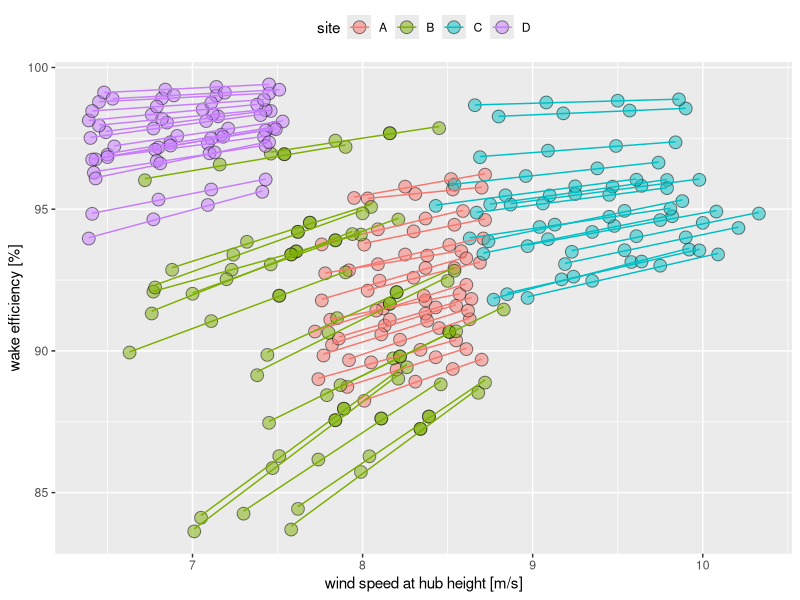
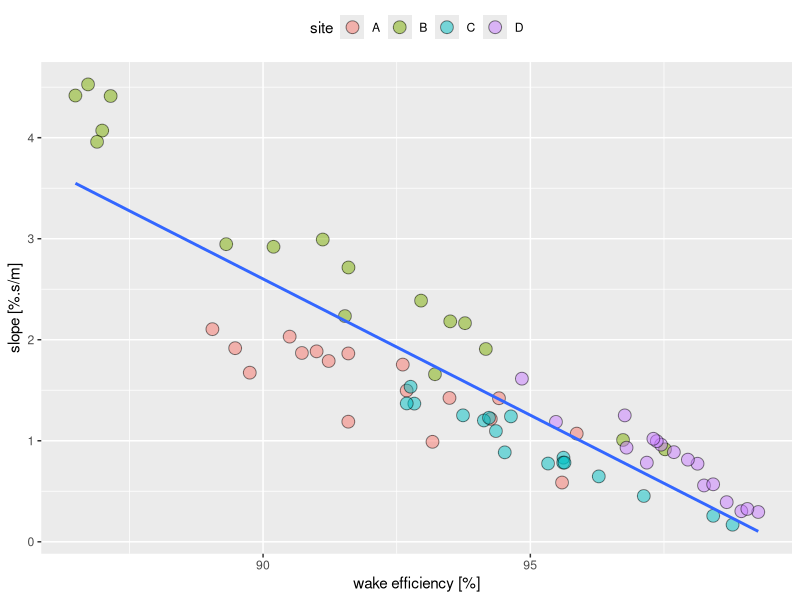
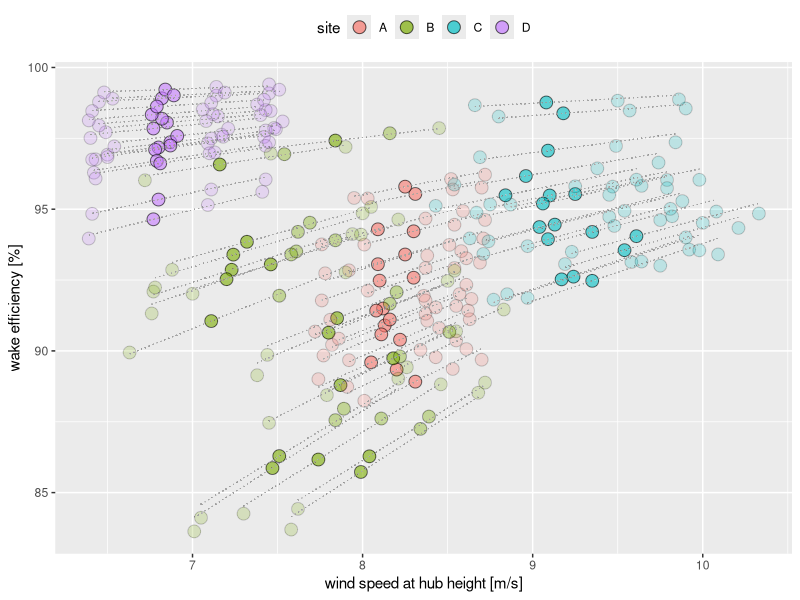
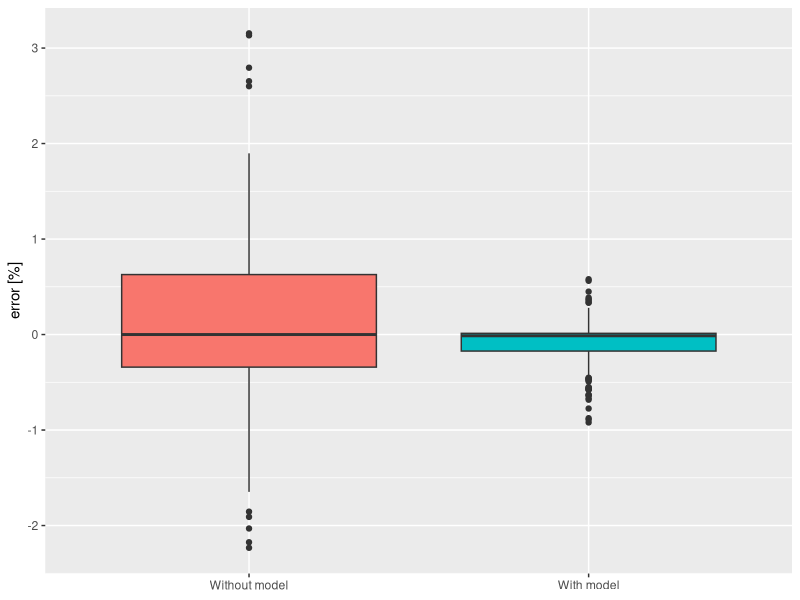
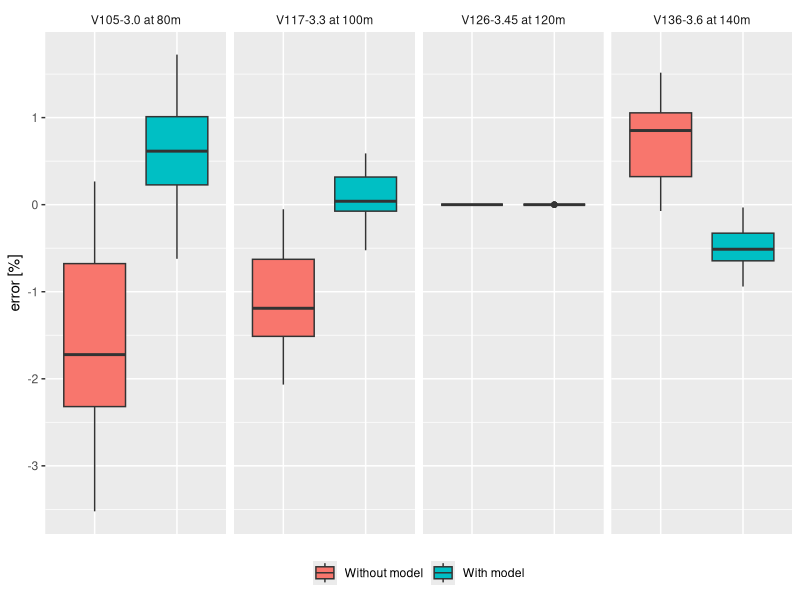
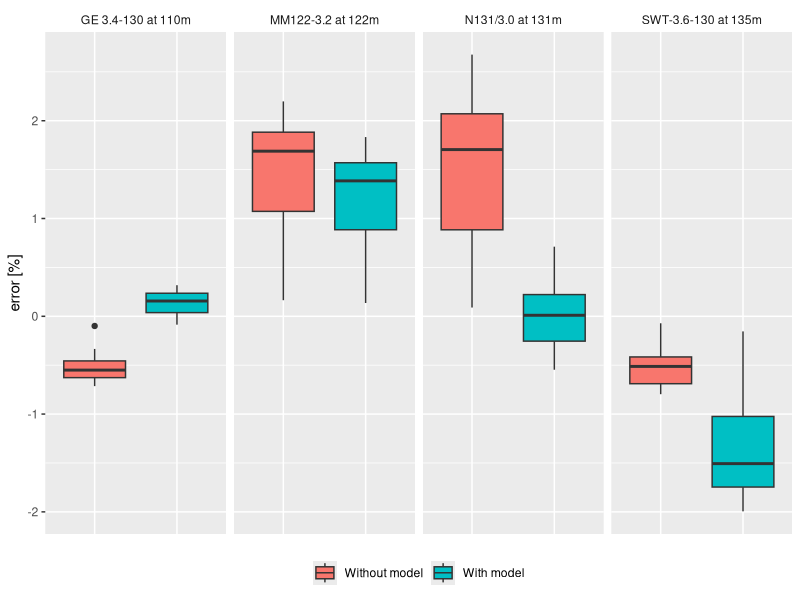
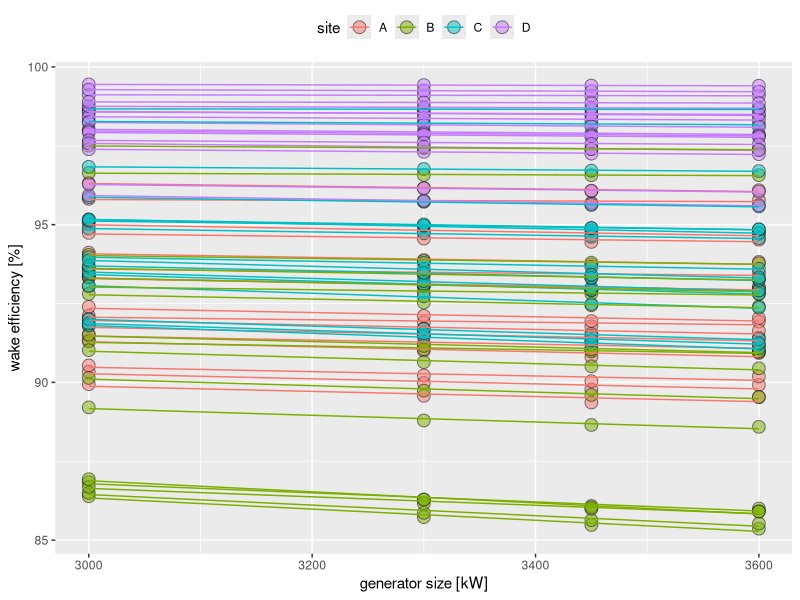
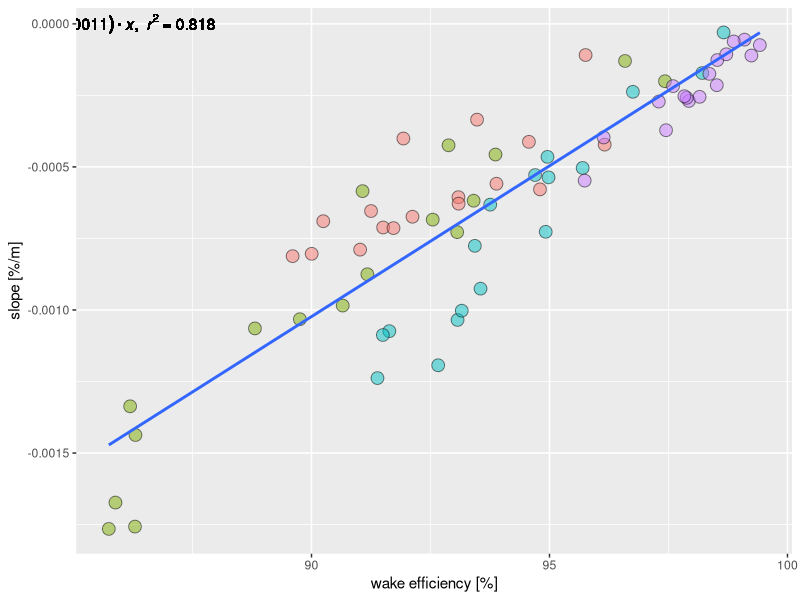

Recreate these plots in R, in order.
## ---- chunk 1
#codetools needed to publish
library(codetools)
knitr::opts_chunk$set(echo = FALSE)
## ---- chunk 2

library(ggplot2)
library(data.table)


coef_directeur <- function(label_, y){   
      # variable names could not be passed into lm(x~y), that is the reason of coef_directeur function. 
      
      if ( y == "wind_speed"){
            lm(efficiency ~ wind_speed, data =  sub_selection_h[label == label_])$coef[2]
      }else if( y == "hub_height"){ 
            lm(efficiency ~ hub_height, data = sub_selection_h[label == label_])$coef[2]
      }else if( y == "rotor"){
            lm(efficiency ~ rotor, data = sub_selection_r[label == label_])$coef[2]
      }else if( y == "generator"){
            lm(efficiency ~ generator, data = sub_selection_g[label == label_])$coef[2]
      }
}


lm_eqn <- function(df){
      # creation of the character string containing slope, offset and r2
      # called in plot function to display ?ine equation on the plot
      m <- lm(y ~ x, df)
      
      eq <- substitute(italic(y) == a + b %.% italic(x)*","~~italic(r)^2~"="~r2, 
                       list(a = format(coef(m)[1], digits = 2), 
                            b = format(coef(m)[2], digits = 2), 
                            r2 = format(summary(m)$r.squared, digits = 3)))
      
      as.character(as.expression(eq))
}


multiplot <- function(..., plotlist=NULL, file, cols=1, layout=NULL) {
      require(grid)
      
      # Make a list from the ... arguments and plotlist
      plots <- c(list(...), plotlist)
      
      numPlots = length(plots)
      
      # If layout is NULL, then use 'cols' to determine layout
      if (is.null(layout)) {
            # Make the panel
            # ncol: Number of columns of plots
            # nrow: Number of rows needed, calculated from # of cols
            layout <- matrix(seq(1, cols * ceiling(numPlots/cols)),
                             ncol = cols, nrow = ceiling(numPlots/cols))
      }
      
      if (numPlots==1) {
            print(plots[[1]])
            
      } else {
            # Set up the page
            grid.newpage()
            pushViewport(viewport(layout = grid.layout(nrow(layout), ncol(layout))))
            
            # Make each plot, in the correct location
            for (i in 1:numPlots) {
                  # Get the i,j matrix positions of the regions that contain this subplot
                  matchidx <- as.data.frame(which(layout == i, arr.ind = TRUE))
                  
                  print(plots[[i]], vp = viewport(layout.pos.row = matchidx$row,
                                                  layout.pos.col = matchidx$col))
            }
      }
}

mdl_1 <- function(x,a,x1,y1){
    # set up "A" is the same sign than "a"
      A = a*(100-y1)   
      b = y1 - A*x1
      A*x+b
}

## ---- chunk 3


wake <- read.csv("wake_input.csv")
wake <- data.table(wake)

wake2 <- wake[,.(Site, 
                 Row.data.Description,
                 Manufact., 
                 Type.generator, 
                 Power..rated, 
                 Rotor.diameter, 
                 Hub.height,
                 Result,
                 Efficiency, 
                 Free.mean.wind.speed,
                 k..Sum.)]

names(wake2) <- c("site",
                  "label",
                  "manufacturer", 
                  "turbine", 
                  "generator", 
                  "rotor", 
                  "hub_height",
                  "AEP",
                  "efficiency", 
                  "wind_speed", 
                  "k" )

wake2$generator <- as.numeric(gsub(",","", wake2$generator))
wake2$AEP <- as.numeric(gsub(",","", wake2$AEP))


# for summary presentation, change some column into factor
parsed_data <- wake2[,.(site,label,efficiency,rotor,generator,hub_height,wind_speed)]
parsed_data[,rotor := as.factor(rotor)]
parsed_data[,generator := as.factor(generator)]
parsed_data[,hub_height := as.factor(hub_height)]

## ---- chunk 4
parsed_data

## ---- chunk 5
summary(parsed_data[,.(site,efficiency,rotor,generator,hub_height,wind_speed)])

## ---- chunk 6
# --- Reference table -------------------------------------------------------------------------------
# refence table used to point the refence configuration (hub Height, generator, tower) for each site.

      reference <- data.table(site = character(length(unique(wake2$site))),     #initialisation. Better if the data.table memory size allocated from the begin 
                              rotor = numeric(length(unique(wake2$site))), 
                              generator = numeric(length(unique(wake2$site))),
                              hub_height = numeric(length(unique(wake2$site))))
      reference[,site := unique(wake2$site)]
      
      for(j in unique(wake2$site)){
      
            reference[site == j, 
                      hub_height := as.numeric(names(sort(table(wake2[site == j, hub_height]),
                                                          decreasing=TRUE)[1])) ]
            reference[site == j, 
                      rotor := as.numeric(names(sort(table(wake2[site == j, rotor]),
                                                     decreasing=TRUE)[1]))  ]
            reference[site == j, 
                      generator := as.numeric(names(sort(table(wake2[site == j, generator]),
                                                         decreasing=TRUE)[1]))  ]
      
      } 


## ---- chunk 7
reference

## ---- chunk 8
 #  --- Plot 1: efficiency versus 4 parameters ---------------------------------------------------------------------------------------------------------------------
      # 4 parameters are hub_height (tag h), wind speed (tag v), generator size (tag g) and rotor size (tag r).

      # --- sub plots efficiency versus hub height and wind speed

      sub_selection_h <- NULL
      for(j in unique(wake2$site)){
            
            sub_selection_h <- rbind(sub_selection_h, 
                                     wake2[ site == j & 
                                            rotor == reference[site == j, rotor] &
                                            generator == reference[site == j, generator]
                                            ])
      } 
      
      h <- ggplot(sub_selection_h, aes(x = hub_height, y = efficiency, group = factor(label))) +
            theme(legend.position="top") +
            xlab("hub height [m]") +
            ylab("wake efficiency [%]")
      
      h1 <- h + 
            geom_point(size = 4, pch = 21, aes(fill = site), alpha = .5) +
            geom_smooth(method="lm", se = FALSE, size = 0.5, aes(colour = site))
      
      v <- ggplot(sub_selection_h, aes(x = wind_speed, y = efficiency, group = factor(label))) +
            theme(legend.position="top") +
            xlab("wind speed at hub height [m/s]") +
            ylab("wake efficiency [%]")
      
      v1 <- v + 
            geom_point(size = 4, pch = 21, aes(fill = site), alpha = .5) +
            geom_smooth(method="lm",size = 0.5,alpha = .2, se = FALSE, aes(colour = site))

      
      # --- sub plot efficiency versus generator size
      sub_selection_g <- NULL
      for(j in unique(wake2$site)){
            
            sub_selection_g <- rbind(sub_selection_g, 
                                     wake2[ site == j & 
                                            rotor == reference [site == j, rotor] &
                                            hub_height == reference [site == j, hub_height]])
            
      } 
      
      g <- ggplot(sub_selection_g, aes(x = generator, y = efficiency, group = factor(label))) +
            theme(legend.position="top")+
            xlab("generator size [kW]")+
            ylab("wake efficiency [%]")
      
      g1 <- g + 
            geom_point(size = 4, pch = 21, aes(fill = site), alpha = .5) +
            geom_smooth(method="lm", se = FALSE, size = 0.5, aes(colour = site), alpha = .2)
      
      
      # --- sub plot efficiency versus rotor size 
      sub_selection_r <- NULL
      for(j in unique(wake2$site)){
            
            sub_selection_r <- rbind(sub_selection_r, 
                                     wake2[ site == j & 
                                            generator == reference [site == j, generator] &
                                            hub_height == reference [site == j, hub_height]
                                            ])
      } 
      
      r <- ggplot(sub_selection_r, aes(x = rotor, y = efficiency, group = factor(label))) + 
            theme(legend.position="top")+
            xlab("rotor size [m]")+
            ylab("wake efficiency [%]")
      
      r1 <- r + 
            geom_point(size = 4, pch = 21, aes(fill = site), alpha = .5) +
            geom_smooth(method="lm", se = FALSE, size = 0.5, aes(colour = site))

## ---- chunk 9
# ---Model 1 -------------------------------------------------------------------------------------------------------------
      # construction of model for each parameters:
      # efficiency ~ wind speed | hub_height | rotor | generator
      # it assumes a linera relationship (y = a*x + b). for each parameters we need to find a and b
      # On top of this the slope depend on the efficiency itself ( a = (100-y)*A )

      
# --- wind speed
      average_efficiency <- sub_selection_h[,mean(efficiency), by = label]
      slope <- sub_selection_h[,.(unique(site),coef_directeur(label, y = "wind_speed")),by = label]
      
      df <- data.frame(slope,average_efficiency[,V1])
      names(df) <- c("label","site","y","x")
      
      # plot of the slope A (efficiency ~ wind speed) 
      vs <- ggplot(df, aes(x,y))
      vs <- vs + geom_point(size = 4, pch = 21, aes(fill = site), alpha = .5) +
            geom_smooth(method="lm", se = FALSE, size = 1) +
            geom_text(x = 92.5, y = 5, label = lm_eqn(df), parse = TRUE) +
            xlab("wake efficiency [%]") +
            ylab("slope [%.s/m]") +
            theme(legend.position="top")
      
      slope_vs <- abs(summary(lm( y ~ x , data = df))$coef[2])*sign(median(df$y)) #Same sign than the original slope 
      offset_vs <- summary(lm( y ~ x , data = df))$coef[1]
      corel_vs <- summary(lm( y ~ x , data = df))$r.squared
      
      # add fitted lines (deducted by the model mdl_1) to the "v" plot
      v2 <- v + 
            geom_point(data =sub_selection_h[hub_height == 100], size = 4, pch = 21, aes(fill = site), alpha = .6)+
            geom_point(data =sub_selection_h[hub_height != 100], size = 4, pch = 21, aes(fill = site), alpha = .2)
      
      for(j in unique(wake2$label)){
            buff <- sub_selection_h[label == j & hub_height == 100]
            xmax <- sub_selection_h[label == j & hub_height == 100]
            v2 <- v2 + stat_function(fun = mdl_1, 
                                   args = list( a = slope_vs, x1 = buff$wind_speed, y1 = buff$efficiency), 
                                   linetype = "dotted",
                                   size = 0.3,
                                   alpha = 0.1,
                                   color = "gray63",
                                   xlim = c(sub_selection_h[label == j,min(wind_speed)],
                                            sub_selection_h[label == j,max(wind_speed)]))
      }
      
      # --- test of the mdl_1 --> diffence from real values and extrapolated ones (using mdl_1)
      for (s in unique(wake2$site)){
            for(j in unique(wake2[site == s]$label)){
                  x1 = sub_selection_h[label == j & hub_height == reference[site == s, hub_height], wind_speed]
                  y1 = sub_selection_h[label == j & hub_height == reference[site == s, hub_height], efficiency]
                  sub_selection_h[label == j,
                                 efficiency_v_model_1 := mdl_1(wind_speed,slope_vs,x1,y1)]
                  sub_selection_h[label == j,
                                 efficiency_v_no_model := y1]
            }
      }
      
      sub_selection_h[,residual_v_model_1:= efficiency - efficiency_v_model_1]
      sub_selection_h[,residual_v_no_model:= efficiency - efficiency_v_no_model]
      
      #res: residuals
      res <- melt(data = sub_selection_h[,.(site, residual_v_no_model,residual_v_model_1)], 
                  variable.name = "model", 
                  id.vars = "site",
                  value.name = "residual")
      
      #plot of the residual 
      levels(res$model)[levels(res$model)=="residual_v_no_model"] <- "Without model"
      levels(res$model)[levels(res$model)=="residual_v_model_1"] <- "With model"
      
      v_res <- ggplot(data = res, aes(x = model, y = residual, fill = model)) + 
            geom_boxplot() + 
            theme(legend.position = "NULL") +
            ylab("error [%]")+
            xlab(NULL)

      
# --- hub_height

      average_efficiency <- sub_selection_h[,mean(efficiency), by = label]
      slope <- sub_selection_h[,.(unique(site),coef_directeur(label, y = "hub_height")),by = label]
      
      df <- data.frame(slope,average_efficiency[,V1])
      names(df) <- c("label","site","y","x")
      
      hs <- ggplot(df, aes(x,y))
      hs <- hs + geom_point(size = 4, pch = 21, aes(fill = site), alpha = .5) +
            geom_smooth(method="lm", se = FALSE, size = 1) +
            geom_text(x = 92.5, y = 0.1, label = lm_eqn(df), parse = TRUE) +
            ylab("slope [%/m]") +
            xlab("wake efficiency [%]") +
            theme(legend.position="top")
      
      slope_hs <- abs(summary(lm( y ~ x , data = df))$coef[2])*sign(median(df$y)) #Same sign than the original slope
      offset_hs <- summary(lm( y ~ x , data = df))$coef[1]
      corel_hs <- summary(lm( y ~ x , data = df))$r.squared
      
      # add fitted lines (deducted by the model mdl_1) to the "h" plot
      h2 <- h +     
            geom_point(data =sub_selection_h[hub_height == 100], size = 4, pch = 21, aes(fill = site), alpha = .6)+
            geom_point(data =sub_selection_h[hub_height != 100], size = 4, pch = 21, aes(fill = site), alpha = .2)
      
            for(j in unique(wake2$label)){
                  buff <- sub_selection_h[label == j & hub_height == 100]
                  h2 <- h2 + stat_function(fun = mdl_1, 
                                          args = list( a = slope_hs, x1 = buff$hub_height, y1 = buff$efficiency),
                                          size = 0.3,
                                          alpha = 0.3,
                                          color = "gray63",
                                          linetype = "dotted")
            }
      
      # --- test of the mdl_1 --> diffence from real values and extrapolated ones (using mdl_1)
            for (s in unique(wake2$site)){
                  for(j in unique(wake2[site == s]$label)){
                        x1 <- reference[site == s, hub_height]
                        y1 <- sub_selection_h[label == j & hub_height == reference[site == s, hub_height], efficiency]
                        sub_selection_h[label == j,
                                  efficiency_h_model_1 := mdl_1(hub_height,slope_hs,x1,y1)]
                        sub_selection_h[label == j,
                                  efficiency_h_no_model := y1]
                  }
            }
      
            sub_selection_h[,residual_h_model_1:= efficiency - efficiency_h_model_1]
            sub_selection_h[,residual_h_no_model:= efficiency - efficiency_h_no_model]
            
            #res: residual
            res <- melt(data = sub_selection_h[,.(site,residual_h_no_model,residual_h_model_1)], 
                        variable.name = "model", 
                        id.vars = "site",
                        value.name = "residual")
            
            #plot of the residual 
            levels(res$model)[levels(res$model)=="residual_h_no_model"] <- "Without model"
            levels(res$model)[levels(res$model)=="residual_h_model_1"] <- "With model"
            
            h_res <- ggplot(data = res, aes(x = model, y = residual, fill = model)) + 
                  geom_boxplot() + 
                  theme(legend.position = "NULL") +
                  ylab("Error [%]")+
                  xlab(NULL)
                  
            
               
# --- rotor 
            
      average_efficiency <- sub_selection_r[,mean(efficiency), by = label]
      slope <- sub_selection_r[,.(unique(site),coef_directeur(label, y = "rotor")),by = label]
      
      df <- data.frame(slope,average_efficiency[,V1])
      names(df) <- c("label","site","y","x")
      
      rs <- ggplot(df, aes(x,y))
      rs <- rs + geom_point(size = 4, pch = 21, aes(fill = site), alpha = .5) +
            geom_smooth(method="lm", se = FALSE, size = 1) +
            geom_text(x = 92.5, y = 0.0, label = lm_eqn(df), parse = TRUE) +
            ylab("slope [%/m]") +
            xlab("wake efficiency [%]") +
            theme(legend.position="none")
      
      slope_rs <- abs(summary(lm( y ~ x , data = df))$coef[2])*sign(median(df$y)) #Same sign than the original slope
      offset_rs <- summary(lm( y ~ x , data = df))$coef[1]
      corel_rs <- summary(lm( y ~ x , data = df))$r.squared
      
      # add fitted lines (deducted by the model mdl_1) to the "r" plot
      r2 <- r +     
            geom_point(data =sub_selection_r[rotor == 117], size = 4, pch = 21, aes(fill = site), alpha = .6)+
            geom_point(data =sub_selection_r[rotor != 117], size = 4, pch = 21, aes(fill = site), alpha = .2)
      
            for(j in unique(wake2$label)){
                  buff <- sub_selection_r[label == j & rotor == 117]
                  r2 <- r2 + stat_function(fun = mdl_1, 
                                          args = list( a = slope_rs, x1 = buff$rotor, y1 = buff$efficiency), 
                                          size = 0.3,
                                          alpha = 0.3,
                                          color = "gray63",
                                          linetype = "dotted")
            }
      
      # --- test of the mdl_1 --> diffence from real values and extrapolated ones (using mdl_1)
            for (s in unique(wake2$site)){
                  for(j in unique(wake2[site == s]$label)){
                        x1 <- reference[site == s, rotor]
                        y1 <- sub_selection_r[label == j & rotor == reference[site == s, rotor], efficiency]
                        sub_selection_r[label == j,
                                        efficiency_r_model_1 := mdl_1(rotor,slope_rs,x1,y1)]
                        sub_selection_r[label == j,
                                        efficiency_r_no_model := y1]
                  }
            }
            
            sub_selection_r[,residual_r_model_1:= efficiency - efficiency_r_model_1]
            sub_selection_r[,residual_r_no_model:= efficiency - efficiency_r_no_model]
            
            res <- melt(data = sub_selection_r[,.(site,residual_r_no_model,residual_r_model_1)], 
                        variable.name = "model", 
                        id.vars = "site",
                        value.name = "residual")
            
            #plot of the residual 
            levels(res$model)[levels(res$model)=="residual_r_no_model"] <- "Without model"
            levels(res$model)[levels(res$model)=="residual_r_model_1"] <- "With model"
            
            r_res <- ggplot(data = res, aes(x = model, y = residual, fill = model)) + 
                  geom_boxplot() + 
                  theme(legend.position = "NULL") +
                  ylab("Error [%]")+
                  xlab(NULL)
            
# --- generator
            
      average_efficiency <- sub_selection_g[,mean(efficiency), by = label]
      slope <- sub_selection_g[,.(unique(site),coef_directeur(label, y = "generator")),by = label]
      
      df <- data.frame(slope,average_efficiency[,V1])
      names(df) <- c("label","site","y","x")
      
      gs <- ggplot(df, aes(x,y))
      gs <- gs + geom_point(size = 4, pch = 21, aes(fill = site), alpha = .5) +
            geom_smooth(method="lm", se = FALSE, size = 1) +
            geom_text(x = 85, y = 0.0, label = lm_eqn(df), parse = TRUE) +
            ylab("slope [%/m]") +
            xlab("wake efficiency [%]") +
            theme(legend.position="none")
      
      slope_gs <- abs(summary(lm( y ~ x , data = df))$coef[2])*sign(median(df$y)) #Same sign than the original slope
      offset_gs <- summary(lm( y ~ x , data = df))$coef[1]
      corel_gs <- summary(lm( y ~ x , data = df))$r.squared
      
      # add fitted lines (deducted by the model mdl_1) to the "g" plot
      g2 <- g +
            geom_point(data =sub_selection_g[generator == 3450], size = 4, pch = 21, aes(fill = site), alpha = .6)+
            geom_point(data =sub_selection_g[generator != 3450], size = 4, pch = 21, aes(fill = site), alpha = .2)
      
            for(j in unique(wake2$label)){
                  buff <- sub_selection_g[label == j & generator == 3450]
                  g2 <- g2 + stat_function(fun = mdl_1, 
                                          args = list( a = slope_gs, x1 = buff$generator, y1 = buff$efficiency), 
                                          linetype = "dotted",
                                          color = "gray63",
                                          size = 0.3,
                                          alpha = 0.3)
                                          
            }
            
      
      # --- test of the mdl_1 --> diffence from real values and extrapolated ones (using mdl_1)
      for (s in unique(wake2$site)){
            for(j in unique(wake2[site == s]$label)){
                  x1 <- reference[site == s, generator]
                  y1 <- sub_selection_g[label == j & generator == reference[site == s, generator], efficiency]
                  sub_selection_g[label == j,
                                  efficiency_g_model_1 := mdl_1(generator,slope_gs,x1,y1)]
                  sub_selection_g[label == j,
                                  efficiency_g_no_model := y1]
            }
      }
      
      sub_selection_g[,residual_g_model_1:= efficiency - efficiency_g_model_1]
      sub_selection_g[,residual_g_no_model:= efficiency - efficiency_g_no_model]
      
      res <- melt(data = sub_selection_g[,.(site,residual_g_no_model,residual_g_model_1)], 
                  variable.name = "model", 
                  id.vars = "site",
                  value.name = "residual")
      
      #plot of the residual 
      levels(res$model)[levels(res$model)=="residual_g_no_model"] <- "Without model"
      levels(res$model)[levels(res$model)=="residual_g_model_1"] <- "With model"
      
      g_res <- ggplot(data = res, aes(x = model, y = residual, fill = model)) + 
            geom_boxplot() + 
            theme(legend.position = "NULL") +
            ylab("Error [%]")+
            xlab(NULL)

## ---- chunk 10
plot(v1)
## ---- chunk 11
plot(vs)
## ---- chunk 12
plot(v2)
## ---- chunk 13
plot(v_res)
## ---- chunk 14

wake_test <- read.csv("wake_benshmark.csv")
wake_test <- data.table(wake_test)

#shear_per_pad <- read.csv("shear_per_pad_test_sample.csv") 
#shear_per_pad <- data.table(shear_per_pad) 

wake_test <- wake_test[,.(Site,User.label,Manufact., 
                          Type.generator, 
                          Power..rated, 
                          Rotor.diameter, 
                          Hub.height,
                          Result,
                          Efficiency, 
                          Free.mean.wind.speed)]

names(wake_test) <- c("site",
                      "label",
                      "manufacturer", 
                      "turbine", 
                      "generator", 
                      "rotor", 
                      "hub_height",
                      "AEP",
                      "efficiency", 
                      "wind_speed" )

wake_test$generator <- as.numeric(gsub(",","", wake_test$generator))
wake_test$AEP <- as.numeric(gsub(",","", wake_test$AEP))


# Reference table -------------------------------------------------------------------------------
# refence table used to point the refence configuration (hub Height, generator, tower).

wake_test[,configuration := paste(rotor,generator,hub_height,sep = "_")]
reference <- wake_test[configuration == "126_3450_120"] #choice of the reference scenario
slope_rs <- 0 #set up to 0: we will not conside the rotor size parameter (low correlation factor)


# ------- test rotor--> check diffence from real values and extrapolated ones (using mdl_1)
      for(j in unique(wake_test$label)){
            y1 <- reference[label == j, efficiency]
            
            #rotor correction
            x1 <- reference[label == j, rotor]
            
            wake_test[label == j ,
                            efficiency_r_model_1 := mdl_1(rotor,slope_rs,x1,y1)]
            wake_test[label == j,
                            efficiency_r_no_model := y1]
            
            #generator correction
            x1 <- reference[label == j, generator]
            
            wake_test[label == j ,
                      efficiency_g_model_1 := mdl_1(generator,slope_gs,x1,efficiency_r_model_1)]
            wake_test[label == j,
                      efficiency_g_no_model := efficiency_r_model_1]
            
            #Wind_speed correction
            x1 <- reference[label == j, wind_speed]
            #shear <- shear_per_pad[label == j,shear]
            #x2 <- x1*(wake_test[label == j, hub_height]/reference[label == j, hub_height])^shear
      
            wake_test[label == j ,
                      efficiency_v_model_1 := mdl_1(wind_speed,slope_vs,x1,efficiency_g_model_1)]
            wake_test[label == j,
                      efficiency_v_no_model :=efficiency_g_model_1]
      }

wake_test[,residual_r_model_1:= efficiency - efficiency_r_model_1]
wake_test[,residual_r_no_model:= efficiency - efficiency_r_no_model]

wake_test[,residual_g_model_1:= efficiency - efficiency_g_model_1]
wake_test[,residual_g_no_model:= efficiency - efficiency_g_no_model]

wake_test[,residual_v_model_1:= efficiency - efficiency_v_model_1]
wake_test[,residual_v_no_model:= efficiency - efficiency_v_no_model]

wake_test[,residual_overall_model_1:= efficiency - efficiency_v_model_1]  #v is the last correction of the model
wake_test[,residual_no_model:= efficiency - efficiency_r_no_model]        #r is the first correction



res <- melt(data = wake_test[,.(turbine,
                                      residual_r_no_model,
                                      #residual_r_model_1,
                                      #residual_g_no_model,
                                      #residual_g_model_1,
                                      #residual_v_no_model,
                                      residual_v_model_1
                                      #residual_no_model,
                                      #residual_overall_model_1
                                      )], 
            variable.name = "model", 
            id.vars = "turbine",
            value.name = "residual")


      levels(res$model)[levels(res$model)=="residual_r_no_model"] <- "Without model"
      levels(res$model)[levels(res$model)=="residual_v_model_1"] <- "With model"

## ---- chunk 15
      parsed_data_test <-wake_test[,.(manufacturer,label,
                                      efficiency,
                                      rotor,
                                      generator,
                                      hub_height,
                                      wind_speed)]
      parsed_data_test[,rotor := as.factor(rotor)]
      parsed_data_test[,generator := as.factor(generator)]
      parsed_data_test[,hub_height := as.factor(hub_height)]

## ---- chunk 16
summary(parsed_data_test[,.(manufacturer,efficiency,rotor,generator,hub_height,wind_speed)])
## ---- chunk 17

vestas_selection <- grep(pattern = "^V",x = res$turbine, value = FALSE)

ggplot(data = res[vestas_selection,], aes(x = model, y = residual, fill = model))+
      xlab(NULL)+
      facet_grid(.~turbine) + 
      geom_boxplot() + 
      theme(legend.position = "bottom",
            strip.background = element_blank(),
            axis.text.x = element_blank(),
            legend.title=element_blank(),
            axis.ticks.x=element_blank() ) +
      ylab("error [%]")
## ---- chunk 18

vestas_deselection <- !grep(pattern = "^V",x = res$turbine)

ggplot(data = res[!grep(pattern = "^V",x = res$turbine),], 
       aes(x = model, 
           y = residual, 
           fill = model))+
      xlab(NULL)+
      facet_grid(.~turbine) + 
      geom_boxplot() + 
      theme(legend.position = "bottom",
            strip.background = element_blank(),
            axis.text.x = element_blank(),
            legend.title = element_blank(),
            axis.ticks.x = element_blank() ) +
      ylab("error [%]")
## ---- chunk 19
plot(g1)
## ---- chunk 20
plot(gs)
## ---- chunk 21
plot(g2)
## ---- chunk 22
plot(g_res)
## ---- chunk 23
plot(r1)
## ---- chunk 24
plot(rs)
## ---- chunk 25
plot(r2)
## ---- chunk 26
plot(r_res)
## ---- chunk 27
plot(h1)
## ---- chunk 28
plot(hs)
## ---- chunk 29
plot(h2)
## ---- chunk 30
plot(h_res)
